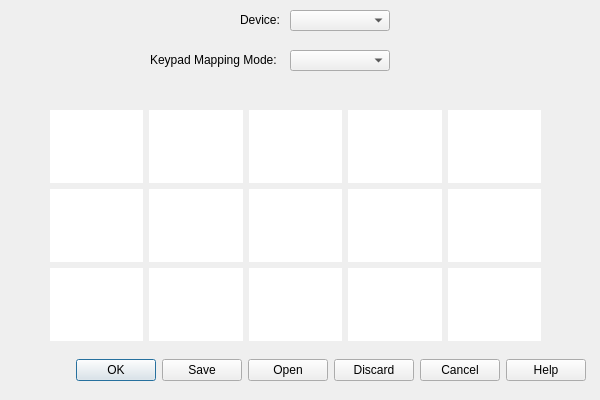
<?xml version="1.0" encoding="UTF-8"?>
<ui version="4.0">
 <class>Dialog</class>
 <widget class="QDialog" name="Dialog">
  <property name="geometry">
   <rect>
    <x>0</x>
    <y>0</y>
    <width>600</width>
    <height>400</height>
   </rect>
  </property>
  <property name="windowTitle">
   <string>Sky Keypad Companion</string>
  </property>
  <widget class="QDialogButtonBox" name="buttonBox">
   <property name="geometry">
    <rect>
     <x>15</x>
     <y>350</y>
     <width>571</width>
     <height>41</height>
    </rect>
   </property>
   <property name="orientation">
    <enum>Qt::Orientation::Horizontal</enum>
   </property>
   <property name="standardButtons">
    <set>QDialogButtonBox::StandardButton::Cancel|QDialogButtonBox::StandardButton::Discard|QDialogButtonBox::StandardButton::Help|QDialogButtonBox::StandardButton::Ok|QDialogButtonBox::StandardButton::Open|QDialogButtonBox::StandardButton::Save</set>
   </property>
   <property name="centerButtons">
    <bool>false</bool>
   </property>
  </widget>
  <widget class="QComboBox" name="keypadMode">
   <property name="geometry">
    <rect>
     <x>290</x>
     <y>50</y>
     <width>100</width>
     <height>21</height>
    </rect>
   </property>
  </widget>
  <widget class="QLabel" name="label_mapMode">
   <property name="geometry">
    <rect>
     <x>150</x>
     <y>42</y>
     <width>141</width>
     <height>36</height>
    </rect>
   </property>
   <property name="text">
    <string>Keypad Mapping Mode:</string>
   </property>
  </widget>
  <widget class="QLabel" name="label_device">
   <property name="geometry">
    <rect>
     <x>240</x>
     <y>2</y>
     <width>51</width>
     <height>36</height>
    </rect>
   </property>
   <property name="text">
    <string>Device:</string>
   </property>
  </widget>
  <widget class="QComboBox" name="device">
   <property name="geometry">
    <rect>
     <x>290</x>
     <y>10</y>
     <width>100</width>
     <height>21</height>
    </rect>
   </property>
  </widget>
  <widget class="QWidget" name="gridLayoutWidget">
   <property name="geometry">
    <rect>
     <x>50</x>
     <y>110</y>
     <width>491</width>
     <height>231</height>
    </rect>
   </property>
   <layout class="QGridLayout" name="gridLayout">
    <item row="0" column="9">
     <widget class="QLineEdit" name="lineEdit_5">
      <property name="sizePolicy">
       <sizepolicy hsizetype="Expanding" vsizetype="Expanding">
        <horstretch>0</horstretch>
        <verstretch>0</verstretch>
       </sizepolicy>
      </property>
      <property name="font">
       <font>
        <pointsize>15</pointsize>
       </font>
      </property>
      <property name="styleSheet">
       <string notr="true">image: url(:/keyIcons/assets/skyMusic_circle.svg);</string>
      </property>
      <property name="text">
       <string notr="true"/>
      </property>
      <property name="maxLength">
       <number>1</number>
      </property>
      <property name="frame">
       <bool>false</bool>
      </property>
      <property name="alignment">
       <set>Qt::AlignmentFlag::AlignCenter</set>
      </property>
     </widget>
    </item>
    <item row="0" column="8">
     <widget class="QLineEdit" name="lineEdit_4">
      <property name="sizePolicy">
       <sizepolicy hsizetype="Expanding" vsizetype="Expanding">
        <horstretch>0</horstretch>
        <verstretch>0</verstretch>
       </sizepolicy>
      </property>
      <property name="font">
       <font>
        <pointsize>15</pointsize>
       </font>
      </property>
      <property name="autoFillBackground">
       <bool>false</bool>
      </property>
      <property name="styleSheet">
       <string notr="true">image: url(:/keyIcons/assets/skyMusic_square.svg);</string>
      </property>
      <property name="text">
       <string notr="true"/>
      </property>
      <property name="maxLength">
       <number>1</number>
      </property>
      <property name="frame">
       <bool>false</bool>
      </property>
      <property name="alignment">
       <set>Qt::AlignmentFlag::AlignCenter</set>
      </property>
     </widget>
    </item>
    <item row="0" column="5">
     <widget class="QLineEdit" name="lineEdit_1">
      <property name="sizePolicy">
       <sizepolicy hsizetype="Expanding" vsizetype="Expanding">
        <horstretch>0</horstretch>
        <verstretch>0</verstretch>
       </sizepolicy>
      </property>
      <property name="font">
       <font>
        <pointsize>15</pointsize>
       </font>
      </property>
      <property name="styleSheet">
       <string notr="true">image: url(:/keyIcons/assets/skyMusic_both.svg);</string>
      </property>
      <property name="text">
       <string notr="true"/>
      </property>
      <property name="maxLength">
       <number>1</number>
      </property>
      <property name="frame">
       <bool>false</bool>
      </property>
      <property name="alignment">
       <set>Qt::AlignmentFlag::AlignCenter</set>
      </property>
     </widget>
    </item>
    <item row="1" column="8">
     <widget class="QLineEdit" name="lineEdit_9">
      <property name="sizePolicy">
       <sizepolicy hsizetype="Expanding" vsizetype="Expanding">
        <horstretch>0</horstretch>
        <verstretch>0</verstretch>
       </sizepolicy>
      </property>
      <property name="font">
       <font>
        <pointsize>15</pointsize>
       </font>
      </property>
      <property name="autoFillBackground">
       <bool>false</bool>
      </property>
      <property name="styleSheet">
       <string notr="true">image: url(:/keyIcons/assets/skyMusic_square.svg);</string>
      </property>
      <property name="text">
       <string notr="true"/>
      </property>
      <property name="maxLength">
       <number>1</number>
      </property>
      <property name="frame">
       <bool>false</bool>
      </property>
      <property name="alignment">
       <set>Qt::AlignmentFlag::AlignCenter</set>
      </property>
     </widget>
    </item>
    <item row="0" column="7">
     <widget class="QLineEdit" name="lineEdit_3">
      <property name="sizePolicy">
       <sizepolicy hsizetype="Expanding" vsizetype="Expanding">
        <horstretch>0</horstretch>
        <verstretch>0</verstretch>
       </sizepolicy>
      </property>
      <property name="font">
       <font>
        <pointsize>15</pointsize>
       </font>
      </property>
      <property name="styleSheet">
       <string notr="true">image: url(:/keyIcons/assets/skyMusic_circle.svg);</string>
      </property>
      <property name="text">
       <string notr="true"/>
      </property>
      <property name="maxLength">
       <number>1</number>
      </property>
      <property name="frame">
       <bool>false</bool>
      </property>
      <property name="alignment">
       <set>Qt::AlignmentFlag::AlignCenter</set>
      </property>
     </widget>
    </item>
    <item row="1" column="9">
     <widget class="QLineEdit" name="lineEdit_10">
      <property name="sizePolicy">
       <sizepolicy hsizetype="Expanding" vsizetype="Expanding">
        <horstretch>0</horstretch>
        <verstretch>0</verstretch>
       </sizepolicy>
      </property>
      <property name="font">
       <font>
        <pointsize>15</pointsize>
       </font>
      </property>
      <property name="styleSheet">
       <string notr="true">image: url(:/keyIcons/assets/skyMusic_circle.svg);</string>
      </property>
      <property name="text">
       <string notr="true"/>
      </property>
      <property name="maxLength">
       <number>1</number>
      </property>
      <property name="frame">
       <bool>false</bool>
      </property>
      <property name="alignment">
       <set>Qt::AlignmentFlag::AlignCenter</set>
      </property>
     </widget>
    </item>
    <item row="0" column="6">
     <widget class="QLineEdit" name="lineEdit_2">
      <property name="sizePolicy">
       <sizepolicy hsizetype="Expanding" vsizetype="Expanding">
        <horstretch>0</horstretch>
        <verstretch>0</verstretch>
       </sizepolicy>
      </property>
      <property name="font">
       <font>
        <pointsize>15</pointsize>
       </font>
      </property>
      <property name="autoFillBackground">
       <bool>false</bool>
      </property>
      <property name="styleSheet">
       <string notr="true">image: url(:/keyIcons/assets/skyMusic_square.svg);</string>
      </property>
      <property name="text">
       <string notr="true"/>
      </property>
      <property name="maxLength">
       <number>1</number>
      </property>
      <property name="frame">
       <bool>false</bool>
      </property>
      <property name="alignment">
       <set>Qt::AlignmentFlag::AlignCenter</set>
      </property>
     </widget>
    </item>
    <item row="1" column="5">
     <widget class="QLineEdit" name="lineEdit_6">
      <property name="sizePolicy">
       <sizepolicy hsizetype="Expanding" vsizetype="Expanding">
        <horstretch>0</horstretch>
        <verstretch>0</verstretch>
       </sizepolicy>
      </property>
      <property name="font">
       <font>
        <pointsize>15</pointsize>
       </font>
      </property>
      <property name="styleSheet">
       <string notr="true">image: url(:/keyIcons/assets/skyMusic_circle.svg);</string>
      </property>
      <property name="text">
       <string notr="true"/>
      </property>
      <property name="maxLength">
       <number>1</number>
      </property>
      <property name="frame">
       <bool>false</bool>
      </property>
      <property name="alignment">
       <set>Qt::AlignmentFlag::AlignCenter</set>
      </property>
     </widget>
    </item>
    <item row="1" column="7">
     <widget class="QLineEdit" name="lineEdit_8">
      <property name="sizePolicy">
       <sizepolicy hsizetype="Expanding" vsizetype="Expanding">
        <horstretch>0</horstretch>
        <verstretch>0</verstretch>
       </sizepolicy>
      </property>
      <property name="font">
       <font>
        <pointsize>15</pointsize>
       </font>
      </property>
      <property name="styleSheet">
       <string notr="true">image: url(:/keyIcons/assets/skyMusic_both.svg);</string>
      </property>
      <property name="text">
       <string notr="true"/>
      </property>
      <property name="maxLength">
       <number>1</number>
      </property>
      <property name="frame">
       <bool>false</bool>
      </property>
      <property name="alignment">
       <set>Qt::AlignmentFlag::AlignCenter</set>
      </property>
     </widget>
    </item>
    <item row="1" column="6">
     <widget class="QLineEdit" name="lineEdit_7">
      <property name="sizePolicy">
       <sizepolicy hsizetype="Expanding" vsizetype="Expanding">
        <horstretch>0</horstretch>
        <verstretch>0</verstretch>
       </sizepolicy>
      </property>
      <property name="font">
       <font>
        <pointsize>15</pointsize>
       </font>
      </property>
      <property name="autoFillBackground">
       <bool>false</bool>
      </property>
      <property name="styleSheet">
       <string notr="true">image: url(:/keyIcons/assets/skyMusic_square.svg);</string>
      </property>
      <property name="text">
       <string notr="true"/>
      </property>
      <property name="maxLength">
       <number>1</number>
      </property>
      <property name="frame">
       <bool>false</bool>
      </property>
      <property name="alignment">
       <set>Qt::AlignmentFlag::AlignCenter</set>
      </property>
     </widget>
    </item>
    <item row="2" column="5">
     <widget class="QLineEdit" name="lineEdit_11">
      <property name="sizePolicy">
       <sizepolicy hsizetype="Expanding" vsizetype="Expanding">
        <horstretch>0</horstretch>
        <verstretch>0</verstretch>
       </sizepolicy>
      </property>
      <property name="font">
       <font>
        <pointsize>15</pointsize>
       </font>
      </property>
      <property name="styleSheet">
       <string notr="true">image: url(:/keyIcons/assets/skyMusic_circle.svg);</string>
      </property>
      <property name="text">
       <string notr="true"/>
      </property>
      <property name="maxLength">
       <number>1</number>
      </property>
      <property name="frame">
       <bool>false</bool>
      </property>
      <property name="alignment">
       <set>Qt::AlignmentFlag::AlignCenter</set>
      </property>
     </widget>
    </item>
    <item row="2" column="6">
     <widget class="QLineEdit" name="lineEdit_12">
      <property name="sizePolicy">
       <sizepolicy hsizetype="Expanding" vsizetype="Expanding">
        <horstretch>0</horstretch>
        <verstretch>0</verstretch>
       </sizepolicy>
      </property>
      <property name="font">
       <font>
        <pointsize>15</pointsize>
       </font>
      </property>
      <property name="autoFillBackground">
       <bool>false</bool>
      </property>
      <property name="styleSheet">
       <string notr="true">image: url(:/keyIcons/assets/skyMusic_square.svg);</string>
      </property>
      <property name="text">
       <string notr="true"/>
      </property>
      <property name="maxLength">
       <number>1</number>
      </property>
      <property name="frame">
       <bool>false</bool>
      </property>
      <property name="alignment">
       <set>Qt::AlignmentFlag::AlignCenter</set>
      </property>
     </widget>
    </item>
    <item row="2" column="7">
     <widget class="QLineEdit" name="lineEdit_13">
      <property name="sizePolicy">
       <sizepolicy hsizetype="Expanding" vsizetype="Expanding">
        <horstretch>0</horstretch>
        <verstretch>0</verstretch>
       </sizepolicy>
      </property>
      <property name="font">
       <font>
        <pointsize>15</pointsize>
       </font>
      </property>
      <property name="styleSheet">
       <string notr="true">image: url(:/keyIcons/assets/skyMusic_circle.svg);</string>
      </property>
      <property name="text">
       <string notr="true"/>
      </property>
      <property name="maxLength">
       <number>1</number>
      </property>
      <property name="frame">
       <bool>false</bool>
      </property>
      <property name="alignment">
       <set>Qt::AlignmentFlag::AlignCenter</set>
      </property>
     </widget>
    </item>
    <item row="2" column="8">
     <widget class="QLineEdit" name="lineEdit_14">
      <property name="sizePolicy">
       <sizepolicy hsizetype="Expanding" vsizetype="Expanding">
        <horstretch>0</horstretch>
        <verstretch>0</verstretch>
       </sizepolicy>
      </property>
      <property name="font">
       <font>
        <pointsize>15</pointsize>
       </font>
      </property>
      <property name="autoFillBackground">
       <bool>false</bool>
      </property>
      <property name="styleSheet">
       <string notr="true">image: url(:/keyIcons/assets/skyMusic_square.svg);</string>
      </property>
      <property name="text">
       <string notr="true"/>
      </property>
      <property name="maxLength">
       <number>1</number>
      </property>
      <property name="frame">
       <bool>false</bool>
      </property>
      <property name="alignment">
       <set>Qt::AlignmentFlag::AlignCenter</set>
      </property>
     </widget>
    </item>
    <item row="2" column="9">
     <widget class="QLineEdit" name="lineEdit_15">
      <property name="sizePolicy">
       <sizepolicy hsizetype="Expanding" vsizetype="Expanding">
        <horstretch>0</horstretch>
        <verstretch>0</verstretch>
       </sizepolicy>
      </property>
      <property name="font">
       <font>
        <pointsize>15</pointsize>
       </font>
      </property>
      <property name="styleSheet">
       <string notr="true">image: url(:/keyIcons/assets/skyMusic_both.svg);</string>
      </property>
      <property name="text">
       <string notr="true"/>
      </property>
      <property name="maxLength">
       <number>1</number>
      </property>
      <property name="frame">
       <bool>false</bool>
      </property>
      <property name="alignment">
       <set>Qt::AlignmentFlag::AlignCenter</set>
      </property>
     </widget>
    </item>
   </layout>
  </widget>
  <widget class="QLabel" name="label">
   <property name="geometry">
    <rect>
     <x>0</x>
     <y>5</y>
     <width>121</width>
     <height>111</height>
    </rect>
   </property>
   <property name="styleSheet">
    <string notr="true">image: url(:/logo/assets/SkyLogo.svg);</string>
   </property>
   <property name="text">
    <string/>
   </property>
  </widget>
 </widget>
 <resources>
  <include location="companion_assets.qrc"/>
 </resources>
 <connections>
  <connection>
   <sender>buttonBox</sender>
   <signal>accepted()</signal>
   <receiver>Dialog</receiver>
   <slot>accept()</slot>
   <hints>
    <hint type="sourcelabel">
     <x>248</x>
     <y>254</y>
    </hint>
    <hint type="destinationlabel">
     <x>157</x>
     <y>274</y>
    </hint>
   </hints>
  </connection>
  <connection>
   <sender>buttonBox</sender>
   <signal>rejected()</signal>
   <receiver>Dialog</receiver>
   <slot>reject()</slot>
   <hints>
    <hint type="sourcelabel">
     <x>316</x>
     <y>260</y>
    </hint>
    <hint type="destinationlabel">
     <x>286</x>
     <y>274</y>
    </hint>
   </hints>
  </connection>
 </connections>
</ui>
